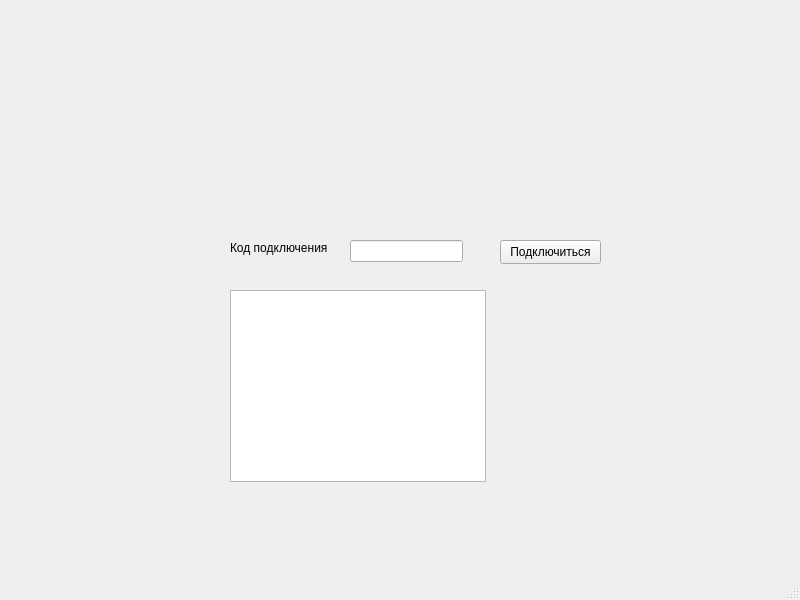
<?xml version="1.0" encoding="UTF-8"?>
<ui version="4.0">
 <class>MainWindow</class>
 <widget class="QMainWindow" name="MainWindow">
  <property name="geometry">
   <rect>
    <x>0</x>
    <y>0</y>
    <width>800</width>
    <height>600</height>
   </rect>
  </property>
  <property name="windowTitle">
   <string>MainWindow</string>
  </property>
  <widget class="QWidget" name="centralwidget">
   <widget class="QPushButton" name="ConnectB">
    <property name="geometry">
     <rect>
      <x>500</x>
      <y>240</y>
      <width>101</width>
      <height>24</height>
     </rect>
    </property>
    <property name="text">
     <string>Подключиться</string>
    </property>
   </widget>
   <widget class="QLineEdit" name="ConnectionCodeLineEdit">
    <property name="geometry">
     <rect>
      <x>350</x>
      <y>240</y>
      <width>113</width>
      <height>22</height>
     </rect>
    </property>
   </widget>
   <widget class="QLabel" name="label">
    <property name="geometry">
     <rect>
      <x>230</x>
      <y>240</y>
      <width>101</width>
      <height>16</height>
     </rect>
    </property>
    <property name="text">
     <string>Код подключения</string>
    </property>
   </widget>
   <widget class="QTextBrowser" name="textBrowser">
    <property name="geometry">
     <rect>
      <x>230</x>
      <y>290</y>
      <width>256</width>
      <height>192</height>
     </rect>
    </property>
   </widget>
  </widget>
  <widget class="QMenuBar" name="menubar">
   <property name="geometry">
    <rect>
     <x>0</x>
     <y>0</y>
     <width>800</width>
     <height>22</height>
    </rect>
   </property>
  </widget>
  <widget class="QStatusBar" name="statusbar"/>
 </widget>
 <resources/>
 <connections/>
</ui>
